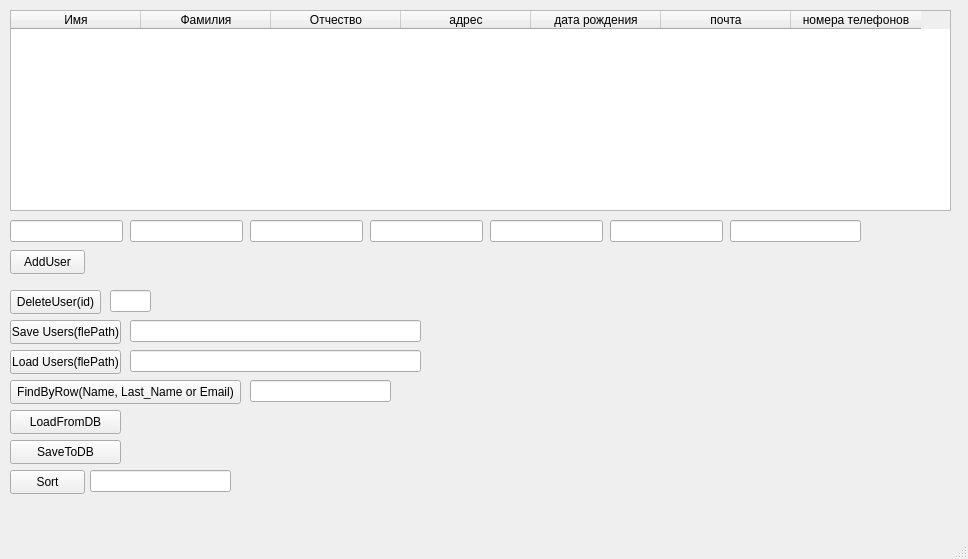
<?xml version="1.0" encoding="UTF-8"?>
<ui version="4.0">
 <class>MainWindow</class>
 <widget class="QMainWindow" name="MainWindow">
  <property name="geometry">
   <rect>
    <x>0</x>
    <y>0</y>
    <width>968</width>
    <height>559</height>
   </rect>
  </property>
  <property name="windowTitle">
   <string>MainWindow</string>
  </property>
  <widget class="QWidget" name="centralwidget">
   <widget class="QPushButton" name="AddUser">
    <property name="geometry">
     <rect>
      <x>10</x>
      <y>250</y>
      <width>75</width>
      <height>24</height>
     </rect>
    </property>
    <property name="text">
     <string>AddUser</string>
    </property>
   </widget>
   <widget class="QTableWidget" name="tableWidget">
    <property name="geometry">
     <rect>
      <x>10</x>
      <y>10</y>
      <width>941</width>
      <height>201</height>
     </rect>
    </property>
    <property name="minimumSize">
     <size>
      <width>0</width>
      <height>0</height>
     </size>
    </property>
    <property name="editTriggers">
     <set>QAbstractItemView::EditTrigger::NoEditTriggers</set>
    </property>
    <attribute name="horizontalHeaderMinimumSectionSize">
     <number>30</number>
    </attribute>
    <attribute name="horizontalHeaderDefaultSectionSize">
     <number>130</number>
    </attribute>
    <column>
     <property name="text">
      <string>Имя</string>
     </property>
    </column>
    <column>
     <property name="text">
      <string>Фамилия</string>
     </property>
    </column>
    <column>
     <property name="text">
      <string>Отчество</string>
     </property>
    </column>
    <column>
     <property name="text">
      <string>адрес</string>
     </property>
    </column>
    <column>
     <property name="text">
      <string>дата рождения</string>
     </property>
    </column>
    <column>
     <property name="text">
      <string>почта</string>
     </property>
    </column>
    <column>
     <property name="text">
      <string>номера телефонов</string>
     </property>
    </column>
   </widget>
   <widget class="QLineEdit" name="Name">
    <property name="geometry">
     <rect>
      <x>10</x>
      <y>220</y>
      <width>113</width>
      <height>22</height>
     </rect>
    </property>
   </widget>
   <widget class="QLineEdit" name="LastName">
    <property name="geometry">
     <rect>
      <x>130</x>
      <y>220</y>
      <width>113</width>
      <height>22</height>
     </rect>
    </property>
   </widget>
   <widget class="QLineEdit" name="MiddleName">
    <property name="geometry">
     <rect>
      <x>250</x>
      <y>220</y>
      <width>113</width>
      <height>22</height>
     </rect>
    </property>
   </widget>
   <widget class="QLineEdit" name="adress">
    <property name="geometry">
     <rect>
      <x>370</x>
      <y>220</y>
      <width>113</width>
      <height>22</height>
     </rect>
    </property>
   </widget>
   <widget class="QLineEdit" name="birthdate">
    <property name="geometry">
     <rect>
      <x>490</x>
      <y>220</y>
      <width>113</width>
      <height>22</height>
     </rect>
    </property>
   </widget>
   <widget class="QLineEdit" name="phoneNumbers">
    <property name="geometry">
     <rect>
      <x>730</x>
      <y>220</y>
      <width>131</width>
      <height>22</height>
     </rect>
    </property>
    <property name="text">
     <string/>
    </property>
   </widget>
   <widget class="QLineEdit" name="mail">
    <property name="geometry">
     <rect>
      <x>610</x>
      <y>220</y>
      <width>113</width>
      <height>22</height>
     </rect>
    </property>
   </widget>
   <widget class="QLineEdit" name="idOfDelete">
    <property name="geometry">
     <rect>
      <x>110</x>
      <y>290</y>
      <width>41</width>
      <height>22</height>
     </rect>
    </property>
   </widget>
   <widget class="QPushButton" name="DeleteUser">
    <property name="geometry">
     <rect>
      <x>10</x>
      <y>290</y>
      <width>91</width>
      <height>24</height>
     </rect>
    </property>
    <property name="text">
     <string>DeleteUser(id)</string>
    </property>
   </widget>
   <widget class="QLineEdit" name="filepath">
    <property name="geometry">
     <rect>
      <x>130</x>
      <y>320</y>
      <width>291</width>
      <height>22</height>
     </rect>
    </property>
   </widget>
   <widget class="QPushButton" name="SaveUser">
    <property name="geometry">
     <rect>
      <x>10</x>
      <y>320</y>
      <width>111</width>
      <height>24</height>
     </rect>
    </property>
    <property name="text">
     <string>Save Users(flePath)</string>
    </property>
   </widget>
   <widget class="QPushButton" name="LoadUsers">
    <property name="geometry">
     <rect>
      <x>10</x>
      <y>350</y>
      <width>111</width>
      <height>24</height>
     </rect>
    </property>
    <property name="text">
     <string>Load Users(flePath)</string>
    </property>
   </widget>
   <widget class="QLineEdit" name="filepathtoload">
    <property name="geometry">
     <rect>
      <x>130</x>
      <y>350</y>
      <width>291</width>
      <height>22</height>
     </rect>
    </property>
   </widget>
   <widget class="QPushButton" name="LoadFromDB">
    <property name="geometry">
     <rect>
      <x>10</x>
      <y>410</y>
      <width>111</width>
      <height>24</height>
     </rect>
    </property>
    <property name="text">
     <string>LoadFromDB</string>
    </property>
   </widget>
   <widget class="QPushButton" name="SaveToDB">
    <property name="geometry">
     <rect>
      <x>10</x>
      <y>440</y>
      <width>111</width>
      <height>24</height>
     </rect>
    </property>
    <property name="text">
     <string>SaveToDB</string>
    </property>
   </widget>
   <widget class="QPushButton" name="findByRowButton">
    <property name="geometry">
     <rect>
      <x>10</x>
      <y>380</y>
      <width>231</width>
      <height>24</height>
     </rect>
    </property>
    <property name="text">
     <string>FindByRow(Name, Last_Name or Email)</string>
    </property>
   </widget>
   <widget class="QLineEdit" name="findByRow">
    <property name="geometry">
     <rect>
      <x>250</x>
      <y>380</y>
      <width>141</width>
      <height>22</height>
     </rect>
    </property>
   </widget>
   <widget class="QPushButton" name="sortFieldLineButton">
    <property name="geometry">
     <rect>
      <x>10</x>
      <y>470</y>
      <width>75</width>
      <height>24</height>
     </rect>
    </property>
    <property name="text">
     <string>Sort</string>
    </property>
   </widget>
   <widget class="QLineEdit" name="sortFieldLineEdit">
    <property name="geometry">
     <rect>
      <x>90</x>
      <y>470</y>
      <width>141</width>
      <height>22</height>
     </rect>
    </property>
   </widget>
  </widget>
  <widget class="QMenuBar" name="menubar">
   <property name="geometry">
    <rect>
     <x>0</x>
     <y>0</y>
     <width>968</width>
     <height>22</height>
    </rect>
   </property>
  </widget>
  <widget class="QStatusBar" name="statusbar"/>
 </widget>
 <resources/>
 <connections/>
</ui>
